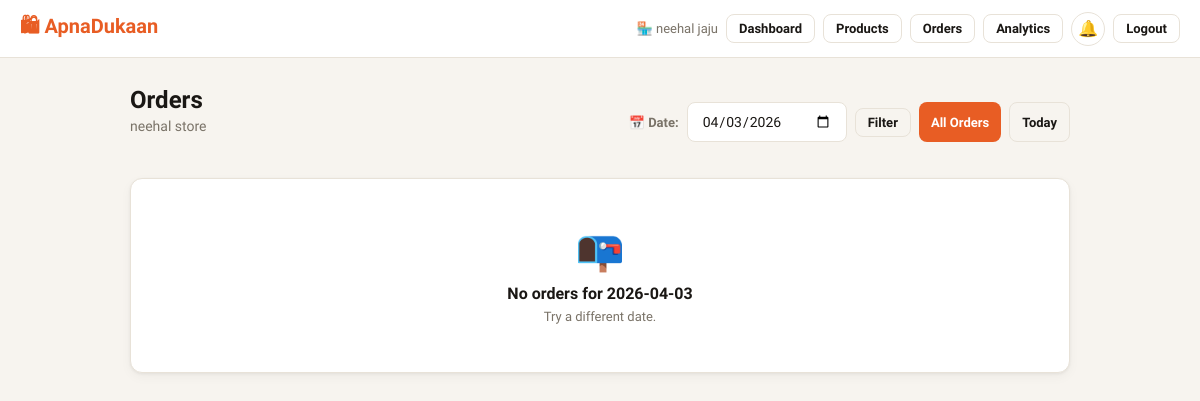
The page /owner/orders?date=2026-04-03 (signed in) on the database as committed earlier.
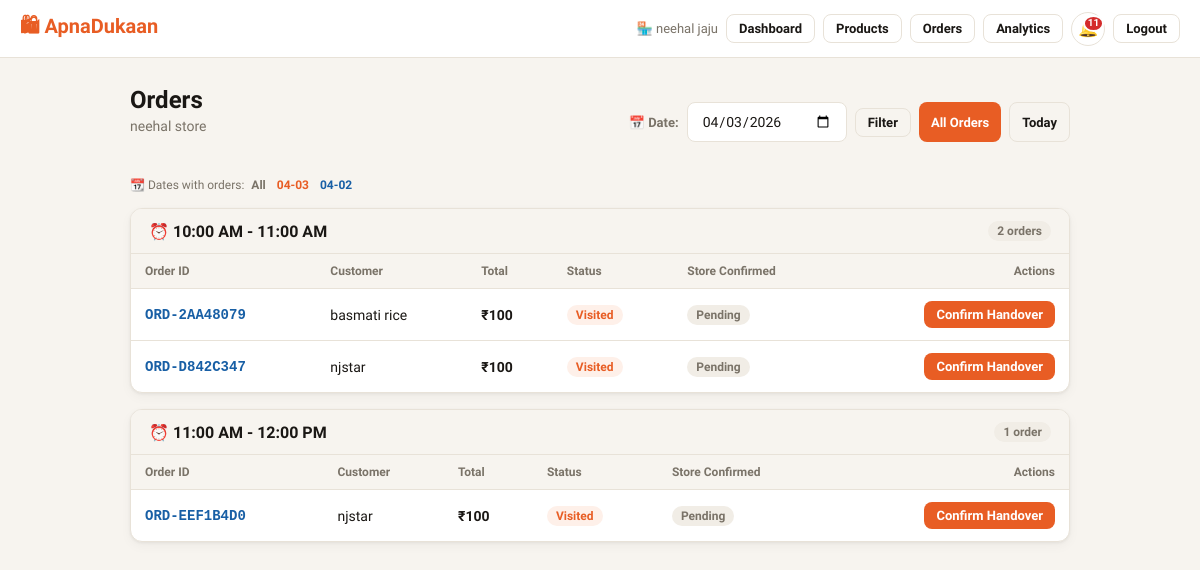
The same page on the database as committed later.
### tables this page shows
CREATE TABLE orders(order_id TEXT PRIMARY KEY,customer_name TEXT NOT NULL,
  store_id TEXT NOT NULL,slot_id TEXT NOT NULL,
  pickup_date TEXT NOT NULL DEFAULT(date('now')),
  status TEXT NOT NULL DEFAULT'placed' CHECK(status IN
    ('placed','preparing','ready','visited','completed','no_show','failed')),
  total_amount REAL NOT NULL DEFAULT 0,customer_confirmed INTEGER NOT NULL DEFAULT 0,
  store_confirmed INTEGER NOT NULL DEFAULT 0,visit_verified INTEGER NOT NULL DEFAULT 0,
  placed_at TEXT NOT NULL DEFAULT(datetime('now')),completed_at TEXT,
  FOREIGN KEY(store_id) REFERENCES stores(store_id),
  FOREIGN KEY(slot_id) REFERENCES time_slots(slot_id));

CREATE TABLE time_slots(slot_id TEXT PRIMARY KEY,store_id TEXT NOT NULL,
  label TEXT NOT NULL,start_time TEXT NOT NULL,end_time TEXT NOT NULL,
  max_orders INTEGER NOT NULL DEFAULT 10,is_active INTEGER NOT NULL DEFAULT 1,
  FOREIGN KEY(store_id) REFERENCES stores(store_id) ON DELETE CASCADE);

### app.py (the view)
    @app.route("/owner/orders")
    @owner_required
    def owner_orders():
        sid=session["store_id"]; conn=get_db()
        store=conn.execute("SELECT * FROM stores WHERE store_id=?",(sid,)).fetchone()
        filter_date=request.args.get("date","")
        if filter_date:
            orders=conn.execute("""SELECT o.*,ts.label AS slot_label,ts.start_time,ts.end_time
                FROM orders o JOIN time_slots ts ON o.slot_id=ts.slot_id
                WHERE o.store_id=? AND o.pickup_date=?
                ORDER BY ts.start_time,o.placed_at DESC""", (sid,filter_date)).fetchall()
        else:
            orders=conn.execute("""SELECT o.*,ts.label AS slot_label,ts.start_time,ts.end_time
                FROM orders o JOIN time_slots ts ON o.slot_id=ts.slot_id
                WHERE o.store_id=?
                ORDER BY o.pickup_date DESC, ts.start_time, o.placed_at DESC""", (sid,)).fetchall()
        slots_map={}
        for o in orders:
            key = (f"{o['pickup_date']} · " if not filter_date else "") + o["slot_label"]
            slots_map.setdefault(key,[]).append(o)
        order_dates=[r[0] for r in conn.execute(
            "SELECT DISTINCT pickup_date FROM orders WHERE store_id=? ORDER BY pickup_date DESC LIMIT 30",(sid,)).fetchall()]
        cust_ratings={r["target_id"]:r["rating"] for r in conn.execute(
            "SELECT target_id,rating FROM reviews WHERE reviewer_type='owner' AND reviewer_id=?",(sid,)).fetchall()}
        return render_template("owner_orders.html",store=store,slots_map=slots_map,
                               filter_date=filter_date,order_dates=order_dates,customer_ratings=cust_ratings)

### app.py (called while the page is built)
def _register_db_hooks(app):
    @app.teardown_appcontext
    def close_db(exc=None):
        db = g.pop("db", None)
        if db: db.close()

def get_db():
    if "db" not in g:
        from flask import current_app
        g.db = sqlite3.connect(current_app.config["DB_PATH"], timeout=30, check_same_thread=False)
        g.db.row_factory = sqlite3.Row
        for pragma in ("PRAGMA journal_mode=WAL","PRAGMA busy_timeout=30000",
                       "PRAGMA synchronous=NORMAL","PRAGMA foreign_keys=ON"):
            g.db.execute(pragma)
    return g.db

def get_unread_count(recipient_type, recipient_id):
    try:
        r = get_db().execute(
            "SELECT COUNT(*) FROM notifications WHERE recipient_type=? AND recipient_id=? AND is_read=0",
            (recipient_type, recipient_id)).fetchone()
        return r[0] if r else 0
    except Exception:
        return 0

def owner_required(f):
    @wraps(f)
    def d(*a,**kw):
        if not session.get("owner_id"):
            flash("Please log in to access your store dashboard.","error")
            return redirect(url_for("owner_login"))
        return f(*a,**kw)
    return d

### templates/owner_orders.html (shortened to what this page needs)
{% extends "base.html" %}
{% block content %}
<div style="display:flex;align-items:center;justify-content:space-between;margin-bottom:20px;flex-wrap:wrap;gap:12px;">
  <div>
    <h1 class="page-title">Orders</h1>
    <p class="page-subtitle">{{ store.name }}</p>
  </div>
  <div style="display:flex;gap:8px;flex-wrap:wrap;">
    <form method="GET" style="display:flex;gap:8px;align-items:center;">
      <label style="font-size:13px;font-weight:600;color:var(--muted);">📅 Date:</label>
      <input type="date" name="date" value="{{ filter_date }}" class="form-input" style="width:160px;">
      <button class="btn btn-outline btn-sm" type="submit">Filter</button>
    </form>
    <a href="/owner/orders" class="btn btn-primary btn-sm">All Orders</a>
    <a href="?date={{ today_date }}" class="btn btn-outline btn-sm">Today</a>
  </div>
</div>
{% if order_dates %}
<div style="font-size:12px;color:var(--muted);margin-bottom:16px;">
  📆 Dates with orders:
  <a href="/owner/orders" style="margin:0 4px;font-weight:700;color:{% if not filter_date %}var(--orange){% else %}var(--muted){% endif %};">All</a>
  {% for d in order_dates[:8] %}
  <a href="?date={{ d }}" style="margin:0 4px;font-weight:600;color:{% if d==filter_date %}var(--orange){% else %}var(--blue){% endif %};">{{ d[5:] }}</a>
  {% endfor %}
</div>
{% endif %}
{% if not slots_map %}
<div class="card" style="text-align:center;padding:48px;">
  <div style="font-size:40px;margin-bottom:10px;">📭</div>
  <div style="font-weight:600;font-size:16px;">{% if filter_date %}No orders for {{ filter_date }}{% else %}No orders yet{% endif %}</div>
  <p style="color:var(--muted);font-size:13px;margin-top:6px;">Try a different date.</p>
</div>
{% endif %}
{% for slot_label, orders in slots_map.items() %}
<div class="card" style="margin-bottom:16px;padding:0;overflow:hidden;">
  <div style="padding:12px 18px;background:var(--bg);border-bottom:1px solid var(--border);
              display:flex;align-items:center;justify-content:space-between;">
    <span style="font-weight:700;">⏰ {{ slot_label }}</span>
    <span class="badge badge-gray">{{ orders|length }} order{{ 's' if orders|length != 1 }}</span>
  </div>
  <table class="table">
    <thead>
      <tr>
        <th>Order ID</th>
        <th>Customer</th>
        <th>Total</th>
        <th>Status</th>
        <th>Store Confirmed</th>
        <th style="text-align:right;">Actions</th>
      </tr>
    </thead>
    <tbody>
      {% for o in orders %}
      <tr>
        <td style="font-family:monospace;font-weight:600;">
          <a href="/owner/order/{{ o.order_id }}" style="color:var(--blue);">{{ o.order_id }}</a>
        </td>
        <td>
          {{ o.customer_name }}
          {% set cr = customer_ratings.get(o.customer_name) %}
        </td>
        <td style="font-weight:600;">₹{{ "%.0f"|format(o.total_amount) }}</td>
        <td><span class="badge status-{{ o.status }}">{{ o.status|title }}</span></td>
        <td>
          {% if o.store_confirmed %}<span class="badge badge-green">✓ Yes</span>
          {% else %}<span class="badge badge-gray">Pending</span>{% endif %}
        </td>
        <td style="text-align:right;">
          <div style="display:flex;gap:6px;justify-content:flex-end;flex-wrap:wrap;">
            {% if o.status == 'visited' and not o.store_confirmed %}
            <form method="POST" action="/owner/order/{{ o.order_id }}/confirm">
              <button class="btn btn-sm btn-primary" type="submit">Confirm Handover</button>
            </form>
            {% endif %}
          </div>
        </td>
      </tr>
      {% endfor %}
    </tbody>
  </table>
</div>
{% endfor %}
{% endblock %}

### templates/base.html (shortened to what this page needs)
<!DOCTYPE html>
<html lang="en">
<head>
</head>
<body>
<nav class="nav">
  <a href="/" class="nav-brand">🛍 ApnaDukaan</a>
  <div class="nav-actions">
    <div id="nav-menu" class="nav-menu">
      {% if session.customer_name %}
      <span class="nav-user">👤 {{ session.customer_name }}</span>
      <form action="/search_product" method="GET" class="nav-search">
        <input
          type="text"
          name="q"
          placeholder="Search products..."
          class="nav-search-input"
        >
      </form>
      <a href="/my-orders" class="btn btn-outline btn-sm">🛒 My Orders</a>
      <a href="/my-points" class="btn btn-outline btn-sm">⭐ Points</a>
      <a href="/scan" class="btn btn-outline btn-sm">📷 Scan</a>
      {% if cart_count > 0 %}
        <span class="points-pill">🛒 {{ cart_count }} · ₹{{ cart_total }}</span>
      {% endif %}
      <a href="/notifications" class="notif-bell nav-item nav-highlight" title="Notifications">
        <span class="notif-bell-icon">🔔{% if notif_count > 0 %}<span class="notif-dot">{{ notif_count if notif_count < 100 else '99+' }}</span>{% endif %}</span><span>Notifications</span>
      </a>
      <a href="/customer/logout" class="btn btn-outline btn-sm">Logout</a>
    {% elif session.owner_id %}
      <span class="nav-user">🏪 {{ owner_name }}</span>
      <a href="/owner/dashboard" class="btn btn-outline btn-sm">Dashboard</a>
      <a href="/owner/products" class="btn btn-outline btn-sm">Products</a>
      <a href="/owner/orders" class="btn btn-outline btn-sm">Orders</a>
      <a href="/owner/analytics" class="btn btn-outline btn-sm">Analytics</a>
      <a href="/owner/notifications" class="notif-bell nav-item nav-highlight" title="Notifications">
        <span class="notif-bell-icon">🔔{% if notif_count > 0 %}<span class="notif-dot">{{ notif_count if notif_count < 100 else '99+' }}</span>{% endif %}</span><span>Notifications</span>
      </a>
      <a href="/owner/logout" class="btn btn-outline btn-sm">Logout</a>
    {% endif %}
    </div>
    </div>
</nav>
<div class="container">
  {% block content %}{% endblock %}
</div>
</body>
</html>

Rows that differ between the two databases and show on the page:
added orders: label "10:00 AM - 11:00 AM", orders "2", value "s", order_id "ORD-2AA48079", customer_name "basmati rice", total_amount "100", status "Visited", store_confirmed "Pending"
added orders: order_id "ORD-D842C347", customer_name "njstar", total_amount "100", status "Visited", store_confirmed "Pending", shown under "10:00 AM - 11:00 AM"
added orders: label "11:00 AM - 12:00 PM", orders "1", order_id "ORD-EEF1B4D0", customer_name "njstar", total_amount "100", status "Visited", store_confirmed "Pending"
Other text that changed with them:
{{ notif_count if notif_count < 100 else '99+' }}: (not shown) → "11"
{{ filter_date }}: "2026-04-03" → (not shown)
text no longer shown: "📭 No orders for Try a different date."
text now shown: "📆 Dates with orders: All"
new list line: "04-03"
new list line: "04-02"
